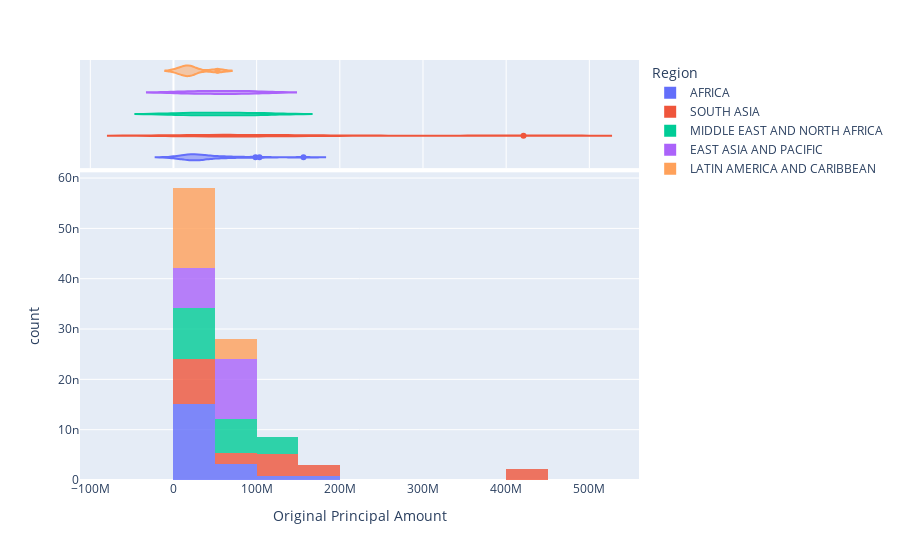

This figure's notebook cell:
### Markdown cell above
### Histogram

### Code cell
fig = px.histogram(df_head, x="Original Principal Amount", 
                   color="Region", marginal="violin", 
                   hover_data=df_head.columns,
                   histnorm='probability density',
                   opacity=0.8,
                   log_y=False
                         )
fig.show()

### Figure 1 — Plotly figure (JSON) as saved in the notebook; plotly's stock layout.template omitted (floating-point values rounded to 4 significant figures; data arrays with more than 128 entries replaced by an {"elided": "..."} marker saying what was removed)
{"data": [{"alignmentgroup": "True", "bingroup": "x", "histnorm": "probability density", "hovertemplate": "Region=AFRICA<br>Original Principal Amount=%{x}<br>count=%{y}<extra></extra>", "legendgroup": "AFRICA", "marker": {"color": "#636efa", "opacity": 0.8}, "name": "AFRICA", "offsetgroup": "AFRICA", "orientation": "v", "showlegend": true, "type": "histogram", "x": [19240000.0, 4569000.0, 19720000.0, 60120000.0, 21640000.0, 66140000.0, 19960000.0, 48100000.0, 28860000.0, 98600000.0, 28860000.0, 48100000.0, 19240000.0, 33670000.0, 15630000.0, 7215000.0, 28860000.0, 19240000.0, 26450000.0, 33190000.0, 24050000.0, 156300000.0, 70950000.0, 38480000.0, 103400000.0], "xaxis": "x", "yaxis": "y"}, {"alignmentgroup": "True", "customdata": {"elided": "25x38 mixed values"}, "hovertemplate": "Region=%{customdata[2]}<br>Original Principal Amount=%{customdata[10]}<br>End of Period=%{customdata[0]}<br>Credit Number=%{customdata[1]}<br>Country Code=%{customdata[3]}<br>Country=%{customdata[4]}<br>Borrower=%{customdata[5]}<br>Credit Status=%{customdata[6]}<br>Service Charge Rate=%{customdata[7]}<br>Currency of Commitment=%{customdata[8]}<br>Project Name=%{customdata[9]}<br>Cancelled Amount=%{customdata[11]}<br>Undisbursed Amount=%{customdata[12]}<br>Disbursed Amount=%{customdata[13]}<br>Repaid to IDA=%{customdata[14]}<br>Due to IDA=%{customdata[15]}<br>Exchange Adjustment=%{customdata[16]}<br>Borrower's Obligation=%{customdata[17]}<br>Sold 3rd Party=%{customdata[18]}<br>Repaid 3rd Party=%{customdata[19]}<br>Due 3rd Party=%{customdata[20]}<br>Credits Held=%{customdata[21]}<br>First Repayment Date=%{customdata[22]}<br>Last Repayment Date=%{customdata[23]}<br>Agreement Signing Date=%{customdata[24]}<br>Board Approval Date=%{customdata[25]}<br>Effective Date (Most Recent)=%{customdata[26]}<br>Closed Date (Most Recent)=%{customdata[27]}<br>Last Disbursement Date=%{customdata[28]}<br>Currency of Commitment_USD=%{customdata[29]}<br>Loan Duration=%{customdata[30]}<br>Loan Duration in Years=%{customdata[31]}<br>Time to Repay=%{customdata[32]}<br>Time to Repay in Years=%{customdata[33]}<br>Region Total=%{customdata[34]}<br>Debt Left in Years=%{customdata[35]}<br>Original Project Name=%{customdata[36]}<br>Total Principal Amount=%{customdata[37]}<extra></extra>", "legendgroup": "AFRICA", "marker": {"color": "#636efa"}, "name": "AFRICA", "offsetgroup": "AFRICA", "scalegroup": "x", "showlegend": false, "type": "violin", "x": [19240000.0, 4569000.0, 19720000.0, 60120000.0, 21640000.0, 66140000.0, 19960000.0, 48100000.0, 28860000.0, 98600000.0, 28860000.0, 48100000.0, 19240000.0, 33670000.0, 15630000.0, 7215000.0, 28860000.0, 19240000.0, 26450000.0, 33190000.0, 24050000.0, 156300000.0, 70950000.0, 38480000.0, 103400000.0], "xaxis": "x2", "yaxis": "y2"}, {"alignmentgroup": "True", "bingroup": "x", "histnorm": "probability density", "hovertemplate": "Region=SOUTH ASIA<br>Original Principal Amount=%{x}<br>count=%{y}<extra></extra>", "legendgroup": "SOUTH ASIA", "marker": {"color": "#EF553B", "opacity": 0.8}, "name": "SOUTH ASIA", "offsetgroup": "SOUTH ASIA", "orientation": "v", "showlegend": true, "type": "histogram", "x": [168300000.0, 144300000.0, 26450000.0, 48100000.0, 110600000.0, 48100000.0, 76960000.0, 40880000.0, 420900000.0], "xaxis": "x", "yaxis": "y"}, {"alignmentgroup": "True", "customdata": {"elided": "9x38 mixed values"}, "hovertemplate": "Region=%{customdata[2]}<br>Original Principal Amount=%{customdata[10]}<br>End of Period=%{customdata[0]}<br>Credit Number=%{customdata[1]}<br>Country Code=%{customdata[3]}<br>Country=%{customdata[4]}<br>Borrower=%{customdata[5]}<br>Credit Status=%{customdata[6]}<br>Service Charge Rate=%{customdata[7]}<br>Currency of Commitment=%{customdata[8]}<br>Project Name=%{customdata[9]}<br>Cancelled Amount=%{customdata[11]}<br>Undisbursed Amount=%{customdata[12]}<br>Disbursed Amount=%{customdata[13]}<br>Repaid to IDA=%{customdata[14]}<br>Due to IDA=%{customdata[15]}<br>Exchange Adjustment=%{customdata[16]}<br>Borrower's Obligation=%{customdata[17]}<br>Sold 3rd Party=%{customdata[18]}<br>Repaid 3rd Party=%{customdata[19]}<br>Due 3rd Party=%{customdata[20]}<br>Credits Held=%{customdata[21]}<br>First Repayment Date=%{customdata[22]}<br>Last Repayment Date=%{customdata[23]}<br>Agreement Signing Date=%{customdata[24]}<br>Board Approval Date=%{customdata[25]}<br>Effective Date (Most Recent)=%{customdata[26]}<br>Closed Date (Most Recent)=%{customdata[27]}<br>Last Disbursement Date=%{customdata[28]}<br>Currency of Commitment_USD=%{customdata[29]}<br>Loan Duration=%{customdata[30]}<br>Loan Duration in Years=%{customdata[31]}<br>Time to Repay=%{customdata[32]}<br>Time to Repay in Years=%{customdata[33]}<br>Region Total=%{customdata[34]}<br>Debt Left in Years=%{customdata[35]}<br>Original Project Name=%{customdata[36]}<br>Total Principal Amount=%{customdata[37]}<extra></extra>", "legendgroup": "SOUTH ASIA", "marker": {"color": "#EF553B"}, "name": "SOUTH ASIA", "offsetgroup": "SOUTH ASIA", "scalegroup": "x", "showlegend": false, "type": "violin", "x": [168300000.0, 144300000.0, 26450000.0, 48100000.0, 110600000.0, 48100000.0, 76960000.0, 40880000.0, 420900000.0], "xaxis": "x2", "yaxis": "y2"}, {"alignmentgroup": "True", "bingroup": "x", "histnorm": "probability density", "hovertemplate": "Region=MIDDLE EAST AND NORTH AFRICA<br>Original Principal Amount=%{x}<br>count=%{y}<extra></extra>", "legendgroup": "MIDDLE EAST AND NORTH AFRICA", "marker": {"color": "#00cc96", "opacity": 0.8}, "name": "MIDDLE EAST AND NORTH AFRICA", "offsetgroup": "MIDDLE EAST AND NORTH AFRICA", "orientation": "v", "showlegend": true, "type": "histogram", "x": [12020000.0, 36070000.0, 78160000.0, 24050000.0, 88980000.0, 108200000.0], "xaxis": "x", "yaxis": "y"}, {"alignmentgroup": "True", "customdata": {"elided": "6x38 mixed values"}, "hovertemplate": "Region=%{customdata[2]}<br>Original Principal Amount=%{customdata[10]}<br>End of Period=%{customdata[0]}<br>Credit Number=%{customdata[1]}<br>Country Code=%{customdata[3]}<br>Country=%{customdata[4]}<br>Borrower=%{customdata[5]}<br>Credit Status=%{customdata[6]}<br>Service Charge Rate=%{customdata[7]}<br>Currency of Commitment=%{customdata[8]}<br>Project Name=%{customdata[9]}<br>Cancelled Amount=%{customdata[11]}<br>Undisbursed Amount=%{customdata[12]}<br>Disbursed Amount=%{customdata[13]}<br>Repaid to IDA=%{customdata[14]}<br>Due to IDA=%{customdata[15]}<br>Exchange Adjustment=%{customdata[16]}<br>Borrower's Obligation=%{customdata[17]}<br>Sold 3rd Party=%{customdata[18]}<br>Repaid 3rd Party=%{customdata[19]}<br>Due 3rd Party=%{customdata[20]}<br>Credits Held=%{customdata[21]}<br>First Repayment Date=%{customdata[22]}<br>Last Repayment Date=%{customdata[23]}<br>Agreement Signing Date=%{customdata[24]}<br>Board Approval Date=%{customdata[25]}<br>Effective Date (Most Recent)=%{customdata[26]}<br>Closed Date (Most Recent)=%{customdata[27]}<br>Last Disbursement Date=%{customdata[28]}<br>Currency of Commitment_USD=%{customdata[29]}<br>Loan Duration=%{customdata[30]}<br>Loan Duration in Years=%{customdata[31]}<br>Time to Repay=%{customdata[32]}<br>Time to Repay in Years=%{customdata[33]}<br>Region Total=%{customdata[34]}<br>Debt Left in Years=%{customdata[35]}<br>Original Project Name=%{customdata[36]}<br>Total Principal Amount=%{customdata[37]}<extra></extra>", "legendgroup": "MIDDLE EAST AND NORTH AFRICA", "marker": {"color": "#00cc96"}, "name": "MIDDLE EAST AND NORTH AFRICA", "offsetgroup": "MIDDLE EAST AND NORTH AFRICA", "scalegroup": "x", "showlegend": false, "type": "violin", "x": [12020000.0, 36070000.0, 78160000.0, 24050000.0, 88980000.0, 108200000.0], "xaxis": "x2", "yaxis": "y2"}, {"alignmentgroup": "True", "bingroup": "x", "histnorm": "probability density", "hovertemplate": "Region=EAST ASIA AND PACIFIC<br>Original Principal Amount=%{x}<br>count=%{y}<extra></extra>", "legendgroup": "EAST ASIA AND PACIFIC", "marker": {"color": "#ab63fa", "opacity": 0.8}, "name": "EAST ASIA AND PACIFIC", "offsetgroup": "EAST ASIA AND PACIFIC", "orientation": "v", "showlegend": true, "type": "histogram", "x": [82970000.0, 96200000.0, 60120000.0, 28860000.0, 19240000.0], "xaxis": "x", "yaxis": "y"}, {"alignmentgroup": "True", "customdata": {"elided": "5x38 mixed values"}, "hovertemplate": "Region=%{customdata[2]}<br>Original Principal Amount=%{customdata[10]}<br>End of Period=%{customdata[0]}<br>Credit Number=%{customdata[1]}<br>Country Code=%{customdata[3]}<br>Country=%{customdata[4]}<br>Borrower=%{customdata[5]}<br>Credit Status=%{customdata[6]}<br>Service Charge Rate=%{customdata[7]}<br>Currency of Commitment=%{customdata[8]}<br>Project Name=%{customdata[9]}<br>Cancelled Amount=%{customdata[11]}<br>Undisbursed Amount=%{customdata[12]}<br>Disbursed Amount=%{customdata[13]}<br>Repaid to IDA=%{customdata[14]}<br>Due to IDA=%{customdata[15]}<br>Exchange Adjustment=%{customdata[16]}<br>Borrower's Obligation=%{customdata[17]}<br>Sold 3rd Party=%{customdata[18]}<br>Repaid 3rd Party=%{customdata[19]}<br>Due 3rd Party=%{customdata[20]}<br>Credits Held=%{customdata[21]}<br>First Repayment Date=%{customdata[22]}<br>Last Repayment Date=%{customdata[23]}<br>Agreement Signing Date=%{customdata[24]}<br>Board Approval Date=%{customdata[25]}<br>Effective Date (Most Recent)=%{customdata[26]}<br>Closed Date (Most Recent)=%{customdata[27]}<br>Last Disbursement Date=%{customdata[28]}<br>Currency of Commitment_USD=%{customdata[29]}<br>Loan Duration=%{customdata[30]}<br>Loan Duration in Years=%{customdata[31]}<br>Time to Repay=%{customdata[32]}<br>Time to Repay in Years=%{customdata[33]}<br>Region Total=%{customdata[34]}<br>Debt Left in Years=%{customdata[35]}<br>Original Project Name=%{customdata[36]}<br>Total Principal Amount=%{customdata[37]}<extra></extra>", "legendgroup": "EAST ASIA AND PACIFIC", "marker": {"color": "#ab63fa"}, "name": "EAST ASIA AND PACIFIC", "offsetgroup": "EAST ASIA AND PACIFIC", "scalegroup": "x", "showlegend": false, "type": "violin", "x": [82970000.0, 96200000.0, 60120000.0, 28860000.0, 19240000.0], "xaxis": "x2", "yaxis": "y2"}, {"alignmentgroup": "True", "bingroup": "x", "histnorm": "probability density", "hovertemplate": "Region=LATIN AMERICA AND CARIBBEAN<br>Original Principal Amount=%{x}<br>count=%{y}<extra></extra>", "legendgroup": "LATIN AMERICA AND CARIBBEAN", "marker": {"color": "#FFA15A", "opacity": 0.8}, "name": "LATIN AMERICA AND CARIBBEAN", "offsetgroup": "LATIN AMERICA AND CARIBBEAN", "orientation": "v", "showlegend": true, "type": "histogram", "x": [7215000.0, 18040000.0, 21640000.0, 16830000.0, 52910000.0], "xaxis": "x", "yaxis": "y"}, {"alignmentgroup": "True", "customdata": {"elided": "5x38 mixed values"}, "hovertemplate": "Region=%{customdata[2]}<br>Original Principal Amount=%{customdata[10]}<br>End of Period=%{customdata[0]}<br>Credit Number=%{customdata[1]}<br>Country Code=%{customdata[3]}<br>Country=%{customdata[4]}<br>Borrower=%{customdata[5]}<br>Credit Status=%{customdata[6]}<br>Service Charge Rate=%{customdata[7]}<br>Currency of Commitment=%{customdata[8]}<br>Project Name=%{customdata[9]}<br>Cancelled Amount=%{customdata[11]}<br>Undisbursed Amount=%{customdata[12]}<br>Disbursed Amount=%{customdata[13]}<br>Repaid to IDA=%{customdata[14]}<br>Due to IDA=%{customdata[15]}<br>Exchange Adjustment=%{customdata[16]}<br>Borrower's Obligation=%{customdata[17]}<br>Sold 3rd Party=%{customdata[18]}<br>Repaid 3rd Party=%{customdata[19]}<br>Due 3rd Party=%{customdata[20]}<br>Credits Held=%{customdata[21]}<br>First Repayment Date=%{customdata[22]}<br>Last Repayment Date=%{customdata[23]}<br>Agreement Signing Date=%{customdata[24]}<br>Board Approval Date=%{customdata[25]}<br>Effective Date (Most Recent)=%{customdata[26]}<br>Closed Date (Most Recent)=%{customdata[27]}<br>Last Disbursement Date=%{customdata[28]}<br>Currency of Commitment_USD=%{customdata[29]}<br>Loan Duration=%{customdata[30]}<br>Loan Duration in Years=%{customdata[31]}<br>Time to Repay=%{customdata[32]}<br>Time to Repay in Years=%{customdata[33]}<br>Region Total=%{customdata[34]}<br>Debt Left in Years=%{customdata[35]}<br>Original Project Name=%{customdata[36]}<br>Total Principal Amount=%{customdata[37]}<extra></extra>", "legendgroup": "LATIN AMERICA AND CARIBBEAN", "marker": {"color": "#FFA15A"}, "name": "LATIN AMERICA AND CARIBBEAN", "offsetgroup": "LATIN AMERICA AND CARIBBEAN", "scalegroup": "x", "showlegend": false, "type": "violin", "x": [7215000.0, 18040000.0, 21640000.0, 16830000.0, 52910000.0], "xaxis": "x2", "yaxis": "y2"}], "layout": {"barmode": "relative", "legend": {"title": {"text": "Region"}, "tracegroupgap": 0}, "margin": {"t": 60}, "xaxis": {"anchor": "y", "domain": [0, 1], "title": {"text": "Original Principal Amount"}}, "xaxis2": {"anchor": "y2", "domain": [0, 1], "matches": "x", "showgrid": true, "showticklabels": false}, "yaxis": {"anchor": "x", "domain": [0, 0.7326], "title": {"text": "count"}}, "yaxis2": {"anchor": "x2", "domain": [0.7426, 1], "matches": "y2", "showgrid": false, "showline": false, "showticklabels": false, "ticks": ""}}}
